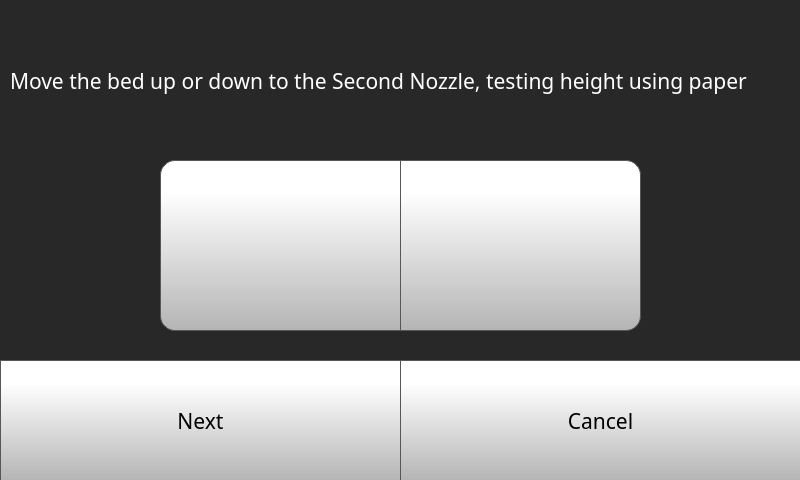
<?xml version="1.0" encoding="UTF-8"?>
<ui version="4.0">
 <class>bedLevelingPage</class>
 <widget class="QWidget" name="bedLevelingPage">
  <property name="geometry">
   <rect>
    <x>0</x>
    <y>0</y>
    <width>800</width>
    <height>480</height>
   </rect>
  </property>
  <property name="minimumSize">
   <size>
    <width>800</width>
    <height>480</height>
   </size>
  </property>
  <property name="maximumSize">
   <size>
    <width>800</width>
    <height>480</height>
   </size>
  </property>
  <property name="windowTitle">
   <string>Form</string>
  </property>
  <property name="styleSheet">
   <string notr="true">background-color: rgb(40, 40, 40);
</string>
  </property>
  <widget class="QStackedWidget" name="stackedWidget">
   <property name="geometry">
    <rect>
     <x>0</x>
     <y>0</y>
     <width>800</width>
     <height>480</height>
    </rect>
   </property>
   <property name="minimumSize">
    <size>
     <width>800</width>
     <height>480</height>
    </size>
   </property>
   <property name="maximumSize">
    <size>
     <width>800</width>
     <height>480</height>
    </size>
   </property>
   <property name="currentIndex">
    <number>3</number>
   </property>
   <widget class="QWidget" name="quickStep1Page">
    <widget class="QPushButton" name="quickStep1NextButton">
     <property name="geometry">
      <rect>
       <x>0</x>
       <y>360</y>
       <width>401</width>
       <height>121</height>
      </rect>
     </property>
     <property name="font">
      <font>
       <family>Gotham</family>
       <pointsize>16</pointsize>
      </font>
     </property>
     <property name="styleSheet">
      <string notr="true">QPushButton {
     border: 1px solid rgb(87, 87, 87);
	background-color: qlineargradient(spread:pad, x1:0, y1:1, x2:0, y2:0.188, stop:0 rgba(180, 180, 180, 255), stop:1 rgba(255, 255, 255, 255));


}

QPushButton:pressed {
    background-color: qlineargradient(x1: 0, y1: 0, x2: 0, y2: 1,
                                      stop: 0 #dadbde, stop: 1 #f6f7fa);
}

QPushButton:flat {
    border: none; /* no border for a flat push button */
}

QPushButton:default {
    border-color: navy; /* make the default button prominent */
}

QPushButton:focus {
	outline: none;
}</string>
     </property>
     <property name="text">
      <string>Next</string>
     </property>
     <property name="iconSize">
      <size>
       <width>40</width>
       <height>40</height>
      </size>
     </property>
    </widget>
    <widget class="QLabel" name="calibrateLabel_6">
     <property name="geometry">
      <rect>
       <x>10</x>
       <y>90</y>
       <width>781</width>
       <height>201</height>
      </rect>
     </property>
     <property name="font">
      <font>
       <family>Gotham</family>
       <pointsize>16</pointsize>
       <bold>false</bold>
      </font>
     </property>
     <property name="styleSheet">
      <string notr="true">color: rgb(255, 255, 255);</string>
     </property>
     <property name="text">
      <string>We start by calibrating the print bed's level. A perfectly leveled bed is essential to get reliable printing performance.</string>
     </property>
     <property name="wordWrap">
      <bool>true</bool>
     </property>
    </widget>
    <widget class="QPushButton" name="quickStep1CancelButton">
     <property name="geometry">
      <rect>
       <x>400</x>
       <y>360</y>
       <width>401</width>
       <height>121</height>
      </rect>
     </property>
     <property name="font">
      <font>
       <family>Gotham</family>
       <pointsize>16</pointsize>
      </font>
     </property>
     <property name="styleSheet">
      <string notr="true">QPushButton {
     border: 1px solid rgb(87, 87, 87);
	background-color: qlineargradient(spread:pad, x1:0, y1:1, x2:0, y2:0.188, stop:0 rgba(180, 180, 180, 255), stop:1 rgba(255, 255, 255, 255));


}

QPushButton:pressed {
    background-color: qlineargradient(x1: 0, y1: 0, x2: 0, y2: 1,
                                      stop: 0 #dadbde, stop: 1 #f6f7fa);
}

QPushButton:flat {
    border: none; /* no border for a flat push button */
}

QPushButton:default {
    border-color: navy; /* make the default button prominent */
}

QPushButton:focus {
	outline: none;
}</string>
     </property>
     <property name="text">
      <string>Cancel</string>
     </property>
     <property name="iconSize">
      <size>
       <width>40</width>
       <height>40</height>
      </size>
     </property>
    </widget>
   </widget>
   <widget class="QWidget" name="quickStep3Page">
    <widget class="QPushButton" name="quickStep3NextButton">
     <property name="geometry">
      <rect>
       <x>0</x>
       <y>360</y>
       <width>401</width>
       <height>121</height>
      </rect>
     </property>
     <property name="font">
      <font>
       <family>Gotham</family>
       <pointsize>16</pointsize>
      </font>
     </property>
     <property name="styleSheet">
      <string notr="true">QPushButton {
     border: 1px solid rgb(87, 87, 87);
	background-color: qlineargradient(spread:pad, x1:0, y1:1, x2:0, y2:0.188, stop:0 rgba(180, 180, 180, 255), stop:1 rgba(255, 255, 255, 255));


}

QPushButton:pressed {
    background-color: qlineargradient(x1: 0, y1: 0, x2: 0, y2: 1,
                                      stop: 0 #dadbde, stop: 1 #f6f7fa);
}

QPushButton:flat {
    border: none; /* no border for a flat push button */
}

QPushButton:default {
    border-color: navy; /* make the default button prominent */
}

QPushButton:focus {
	outline: none;
}</string>
     </property>
     <property name="text">
      <string>Next</string>
     </property>
     <property name="iconSize">
      <size>
       <width>40</width>
       <height>40</height>
      </size>
     </property>
    </widget>
    <widget class="QPushButton" name="quickStep3CancelButton">
     <property name="geometry">
      <rect>
       <x>400</x>
       <y>360</y>
       <width>401</width>
       <height>121</height>
      </rect>
     </property>
     <property name="font">
      <font>
       <family>Gotham</family>
       <pointsize>16</pointsize>
      </font>
     </property>
     <property name="styleSheet">
      <string notr="true">QPushButton {
     border: 1px solid rgb(87, 87, 87);
	background-color: qlineargradient(spread:pad, x1:0, y1:1, x2:0, y2:0.188, stop:0 rgba(180, 180, 180, 255), stop:1 rgba(255, 255, 255, 255));


}

QPushButton:pressed {
    background-color: qlineargradient(x1: 0, y1: 0, x2: 0, y2: 1,
                                      stop: 0 #dadbde, stop: 1 #f6f7fa);
}

QPushButton:flat {
    border: none; /* no border for a flat push button */
}

QPushButton:default {
    border-color: navy; /* make the default button prominent */
}

QPushButton:focus {
	outline: none;
}</string>
     </property>
     <property name="text">
      <string>Cancel</string>
     </property>
     <property name="iconSize">
      <size>
       <width>40</width>
       <height>40</height>
      </size>
     </property>
    </widget>
    <widget class="QLabel" name="calibrateLabel_10">
     <property name="geometry">
      <rect>
       <x>10</x>
       <y>10</y>
       <width>781</width>
       <height>81</height>
      </rect>
     </property>
     <property name="font">
      <font>
       <family>Gotham</family>
       <pointsize>16</pointsize>
       <bold>false</bold>
      </font>
     </property>
     <property name="styleSheet">
      <string notr="true">color: rgb(255, 255, 255);</string>
     </property>
     <property name="text">
      <string>Repeat the same using the front right leveling screw</string>
     </property>
     <property name="wordWrap">
      <bool>true</bool>
     </property>
    </widget>
    <widget class="QLabel" name="CalibrationPoint2">
     <property name="geometry">
      <rect>
       <x>10</x>
       <y>90</y>
       <width>781</width>
       <height>261</height>
      </rect>
     </property>
     <property name="text">
      <string/>
     </property>
     <property name="alignment">
      <set>Qt::AlignCenter</set>
     </property>
    </widget>
   </widget>
   <widget class="QWidget" name="quickStep4Page">
    <widget class="QPushButton" name="quickStep4CancelButton">
     <property name="geometry">
      <rect>
       <x>400</x>
       <y>360</y>
       <width>401</width>
       <height>121</height>
      </rect>
     </property>
     <property name="font">
      <font>
       <family>Gotham</family>
       <pointsize>16</pointsize>
      </font>
     </property>
     <property name="styleSheet">
      <string notr="true">QPushButton {
     border: 1px solid rgb(87, 87, 87);
	background-color: qlineargradient(spread:pad, x1:0, y1:1, x2:0, y2:0.188, stop:0 rgba(180, 180, 180, 255), stop:1 rgba(255, 255, 255, 255));


}

QPushButton:pressed {
    background-color: qlineargradient(x1: 0, y1: 0, x2: 0, y2: 1,
                                      stop: 0 #dadbde, stop: 1 #f6f7fa);
}

QPushButton:flat {
    border: none; /* no border for a flat push button */
}

QPushButton:default {
    border-color: navy; /* make the default button prominent */
}

QPushButton:focus {
	outline: none;
}</string>
     </property>
     <property name="text">
      <string>Cancel</string>
     </property>
     <property name="iconSize">
      <size>
       <width>40</width>
       <height>40</height>
      </size>
     </property>
    </widget>
    <widget class="QPushButton" name="quickStep4NextButton">
     <property name="geometry">
      <rect>
       <x>0</x>
       <y>360</y>
       <width>401</width>
       <height>121</height>
      </rect>
     </property>
     <property name="font">
      <font>
       <family>Gotham</family>
       <pointsize>16</pointsize>
      </font>
     </property>
     <property name="styleSheet">
      <string notr="true">QPushButton {
     border: 1px solid rgb(87, 87, 87);
	background-color: qlineargradient(spread:pad, x1:0, y1:1, x2:0, y2:0.188, stop:0 rgba(180, 180, 180, 255), stop:1 rgba(255, 255, 255, 255));


}

QPushButton:pressed {
    background-color: qlineargradient(x1: 0, y1: 0, x2: 0, y2: 1,
                                      stop: 0 #dadbde, stop: 1 #f6f7fa);
}

QPushButton:flat {
    border: none; /* no border for a flat push button */
}

QPushButton:default {
    border-color: navy; /* make the default button prominent */
}

QPushButton:focus {
	outline: none;
}</string>
     </property>
     <property name="text">
      <string>Next</string>
     </property>
     <property name="iconSize">
      <size>
       <width>40</width>
       <height>40</height>
      </size>
     </property>
    </widget>
    <widget class="QLabel" name="calibrateLabel_12">
     <property name="geometry">
      <rect>
       <x>10</x>
       <y>10</y>
       <width>781</width>
       <height>91</height>
      </rect>
     </property>
     <property name="font">
      <font>
       <family>Gotham</family>
       <pointsize>16</pointsize>
       <bold>false</bold>
      </font>
     </property>
     <property name="styleSheet">
      <string notr="true">color: rgb(255, 255, 255);</string>
     </property>
     <property name="text">
      <string>Repeat the same using the back leveling screw</string>
     </property>
     <property name="wordWrap">
      <bool>true</bool>
     </property>
    </widget>
    <widget class="QLabel" name="CalibrationPoint3">
     <property name="geometry">
      <rect>
       <x>10</x>
       <y>100</y>
       <width>781</width>
       <height>251</height>
      </rect>
     </property>
     <property name="text">
      <string/>
     </property>
     <property name="alignment">
      <set>Qt::AlignCenter</set>
     </property>
    </widget>
   </widget>
   <widget class="QWidget" name="nozzleHeightStep1Page">
    <widget class="QPushButton" name="moveZPT1CaliberateButton">
     <property name="geometry">
      <rect>
       <x>160</x>
       <y>160</y>
       <width>241</width>
       <height>171</height>
      </rect>
     </property>
     <property name="minimumSize">
      <size>
       <width>0</width>
       <height>0</height>
      </size>
     </property>
     <property name="font">
      <font>
       <family>Gotham</family>
       <pointsize>16</pointsize>
      </font>
     </property>
     <property name="styleSheet">
      <string notr="true">QPushButton {
     border: 1px solid rgb(87, 87, 87);

	background-color: qlineargradient(spread:pad, x1:0, y1:1, x2:0, y2:0.188, stop:0 rgba(180, 180, 180, 255), stop:1 rgba(255, 255, 255, 255));
	border-bottom-left-radius: 15px;
	border-top-left-radius: 15px;
}

QPushButton:pressed {
    background-color: qlineargradient(x1: 0, y1: 0, x2: 0, y2: 1,
                                      stop: 0 #dadbde, stop: 1 #f6f7fa);
}

QPushButton:flat {
    border: none; /* no border for a flat push button */
}

QPushButton:default {
    border-color: navy; /* make the default button prominent */
}

QPushButton:focus {
	outline: none;
}</string>
     </property>
     <property name="text">
      <string/>
     </property>
     <property name="icon">
      <iconset resource="../../resources/resource.qrc">
       <normaloff>:/Navigation/img/Navigation/arrows.png</normaloff>:/Navigation/img/Navigation/arrows.png</iconset>
     </property>
     <property name="iconSize">
      <size>
       <width>150</width>
       <height>150</height>
      </size>
     </property>
     <property name="checkable">
      <bool>false</bool>
     </property>
     <property name="autoDefault">
      <bool>false</bool>
     </property>
     <property name="default">
      <bool>false</bool>
     </property>
     <property name="flat">
      <bool>false</bool>
     </property>
    </widget>
    <widget class="QPushButton" name="nozzleHeightStep1NextButton">
     <property name="geometry">
      <rect>
       <x>0</x>
       <y>360</y>
       <width>401</width>
       <height>121</height>
      </rect>
     </property>
     <property name="font">
      <font>
       <family>Gotham</family>
       <pointsize>16</pointsize>
      </font>
     </property>
     <property name="styleSheet">
      <string notr="true">QPushButton {
     border: 1px solid rgb(87, 87, 87);
	background-color: qlineargradient(spread:pad, x1:0, y1:1, x2:0, y2:0.188, stop:0 rgba(180, 180, 180, 255), stop:1 rgba(255, 255, 255, 255));


}

QPushButton:pressed {
    background-color: qlineargradient(x1: 0, y1: 0, x2: 0, y2: 1,
                                      stop: 0 #dadbde, stop: 1 #f6f7fa);
}

QPushButton:flat {
    border: none; /* no border for a flat push button */
}

QPushButton:default {
    border-color: navy; /* make the default button prominent */
}

QPushButton:focus {
	outline: none;
}</string>
     </property>
     <property name="text">
      <string>Next</string>
     </property>
     <property name="iconSize">
      <size>
       <width>40</width>
       <height>40</height>
      </size>
     </property>
    </widget>
    <widget class="QPushButton" name="nozzleHeightStep1CancelButton">
     <property name="geometry">
      <rect>
       <x>400</x>
       <y>360</y>
       <width>401</width>
       <height>121</height>
      </rect>
     </property>
     <property name="font">
      <font>
       <family>Gotham</family>
       <pointsize>16</pointsize>
      </font>
     </property>
     <property name="styleSheet">
      <string notr="true">QPushButton {
     border: 1px solid rgb(87, 87, 87);
	background-color: qlineargradient(spread:pad, x1:0, y1:1, x2:0, y2:0.188, stop:0 rgba(180, 180, 180, 255), stop:1 rgba(255, 255, 255, 255));


}

QPushButton:pressed {
    background-color: qlineargradient(x1: 0, y1: 0, x2: 0, y2: 1,
                                      stop: 0 #dadbde, stop: 1 #f6f7fa);
}

QPushButton:flat {
    border: none; /* no border for a flat push button */
}

QPushButton:default {
    border-color: navy; /* make the default button prominent */
}

QPushButton:focus {
	outline: none;
}</string>
     </property>
     <property name="text">
      <string>Cancel</string>
     </property>
     <property name="iconSize">
      <size>
       <width>40</width>
       <height>40</height>
      </size>
     </property>
    </widget>
    <widget class="QLabel" name="toolZOffsetLabel">
     <property name="geometry">
      <rect>
       <x>10</x>
       <y>10</y>
       <width>791</width>
       <height>141</height>
      </rect>
     </property>
     <property name="font">
      <font>
       <family>Gotham</family>
       <pointsize>16</pointsize>
       <bold>false</bold>
      </font>
     </property>
     <property name="styleSheet">
      <string notr="true">color: rgb(255, 255, 255);</string>
     </property>
     <property name="text">
      <string>Move the bed up or down to the Second Nozzle, testing height using paper </string>
     </property>
     <property name="wordWrap">
      <bool>true</bool>
     </property>
    </widget>
    <widget class="QPushButton" name="moveZMT1CaliberateButton">
     <property name="geometry">
      <rect>
       <x>400</x>
       <y>160</y>
       <width>241</width>
       <height>171</height>
      </rect>
     </property>
     <property name="minimumSize">
      <size>
       <width>0</width>
       <height>0</height>
      </size>
     </property>
     <property name="font">
      <font>
       <family>Gotham</family>
       <pointsize>16</pointsize>
      </font>
     </property>
     <property name="styleSheet">
      <string notr="true">QPushButton {
     border: 1px solid rgb(87, 87, 87);

	background-color: qlineargradient(spread:pad, x1:0, y1:1, x2:0, y2:0.188, stop:0 rgba(180, 180, 180, 255), stop:1 rgba(255, 255, 255, 255));
	border-bottom-right-radius: 15px;
	border-top-right-radius: 15px;
}

QPushButton:pressed {
    background-color: qlineargradient(x1: 0, y1: 0, x2: 0, y2: 1,
                                      stop: 0 #dadbde, stop: 1 #f6f7fa);
}

QPushButton:flat {
    border: none; /* no border for a flat push button */
}

QPushButton:default {
    border-color: navy; /* make the default button prominent */
}

QPushButton:focus {
	outline: none;
}</string>
     </property>
     <property name="text">
      <string/>
     </property>
     <property name="icon">
      <iconset resource="../../resources/resource.qrc">
       <normaloff>:/Navigation/img/Navigation/arrows-5.png</normaloff>:/Navigation/img/Navigation/arrows-5.png</iconset>
     </property>
     <property name="iconSize">
      <size>
       <width>150</width>
       <height>150</height>
      </size>
     </property>
     <property name="checkable">
      <bool>false</bool>
     </property>
     <property name="autoDefault">
      <bool>false</bool>
     </property>
     <property name="default">
      <bool>false</bool>
     </property>
     <property name="flat">
      <bool>false</bool>
     </property>
    </widget>
   </widget>
   <widget class="QWidget" name="quickStep2Page">
    <widget class="QPushButton" name="quickStep2CancelButton">
     <property name="geometry">
      <rect>
       <x>400</x>
       <y>360</y>
       <width>401</width>
       <height>121</height>
      </rect>
     </property>
     <property name="font">
      <font>
       <family>Gotham</family>
       <pointsize>16</pointsize>
      </font>
     </property>
     <property name="styleSheet">
      <string notr="true">QPushButton {
     border: 1px solid rgb(87, 87, 87);
	background-color: qlineargradient(spread:pad, x1:0, y1:1, x2:0, y2:0.188, stop:0 rgba(180, 180, 180, 255), stop:1 rgba(255, 255, 255, 255));


}

QPushButton:pressed {
    background-color: qlineargradient(x1: 0, y1: 0, x2: 0, y2: 1,
                                      stop: 0 #dadbde, stop: 1 #f6f7fa);
}

QPushButton:flat {
    border: none; /* no border for a flat push button */
}

QPushButton:default {
    border-color: navy; /* make the default button prominent */
}

QPushButton:focus {
	outline: none;
}</string>
     </property>
     <property name="text">
      <string>Cancel</string>
     </property>
     <property name="iconSize">
      <size>
       <width>40</width>
       <height>40</height>
      </size>
     </property>
    </widget>
    <widget class="QLabel" name="calibrateLabel_7">
     <property name="geometry">
      <rect>
       <x>10</x>
       <y>10</y>
       <width>781</width>
       <height>91</height>
      </rect>
     </property>
     <property name="font">
      <font>
       <family>Gotham</family>
       <pointsize>16</pointsize>
       <bold>false</bold>
      </font>
     </property>
     <property name="styleSheet">
      <string notr="true">color: rgb(255, 255, 255);</string>
     </property>
     <property name="text">
      <string>Tighten the front left screw, and measure the height with the help of an A4 sheet of Paper as a measuring guage</string>
     </property>
     <property name="wordWrap">
      <bool>true</bool>
     </property>
    </widget>
    <widget class="QPushButton" name="quickStep2NextButton">
     <property name="geometry">
      <rect>
       <x>0</x>
       <y>360</y>
       <width>401</width>
       <height>121</height>
      </rect>
     </property>
     <property name="font">
      <font>
       <family>Gotham</family>
       <pointsize>16</pointsize>
      </font>
     </property>
     <property name="styleSheet">
      <string notr="true">QPushButton {
     border: 1px solid rgb(87, 87, 87);
	background-color: qlineargradient(spread:pad, x1:0, y1:1, x2:0, y2:0.188, stop:0 rgba(180, 180, 180, 255), stop:1 rgba(255, 255, 255, 255));


}

QPushButton:pressed {
    background-color: qlineargradient(x1: 0, y1: 0, x2: 0, y2: 1,
                                      stop: 0 #dadbde, stop: 1 #f6f7fa);
}

QPushButton:flat {
    border: none; /* no border for a flat push button */
}

QPushButton:default {
    border-color: navy; /* make the default button prominent */
}

QPushButton:focus {
	outline: none;
}</string>
     </property>
     <property name="text">
      <string>Next</string>
     </property>
     <property name="iconSize">
      <size>
       <width>40</width>
       <height>40</height>
      </size>
     </property>
    </widget>
    <widget class="QLabel" name="CalibrationPoint1">
     <property name="geometry">
      <rect>
       <x>10</x>
       <y>110</y>
       <width>781</width>
       <height>241</height>
      </rect>
     </property>
     <property name="text">
      <string/>
     </property>
     <property name="alignment">
      <set>Qt::AlignCenter</set>
     </property>
    </widget>
   </widget>
  </widget>
 </widget>
 <resources>
  <include location="../../resources/resource.qrc"/>
 </resources>
 <connections/>
</ui>
